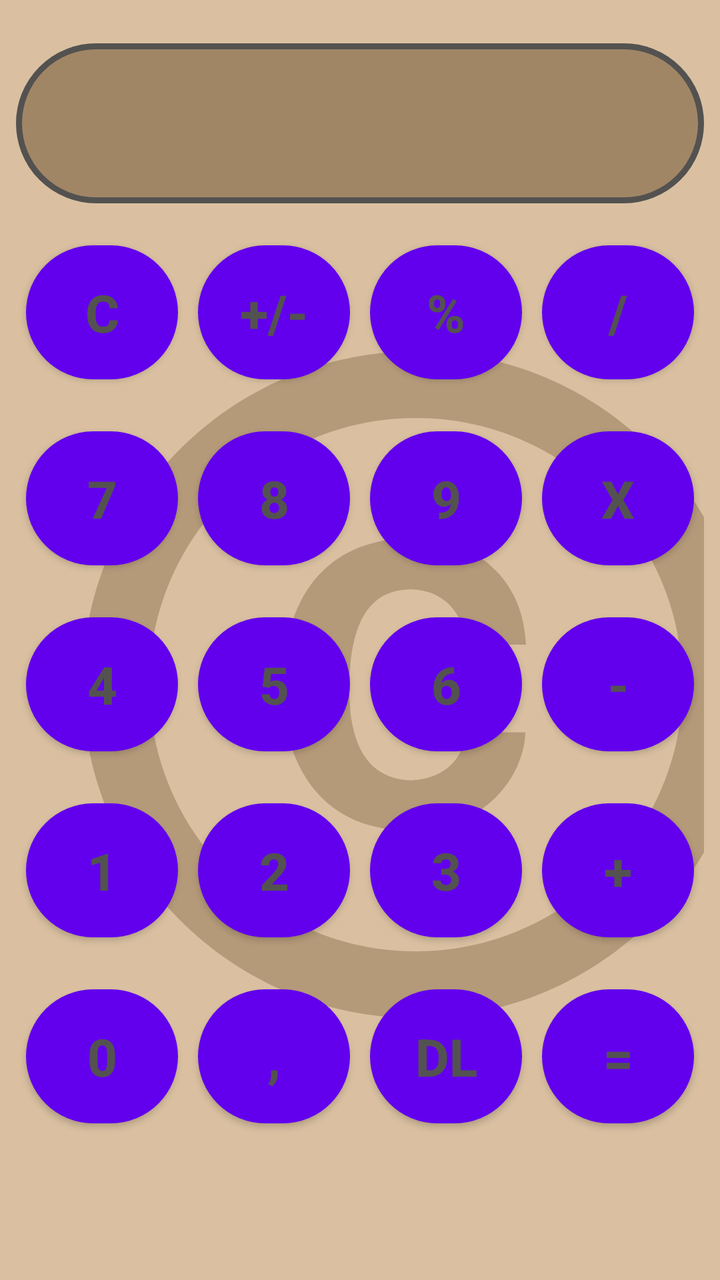
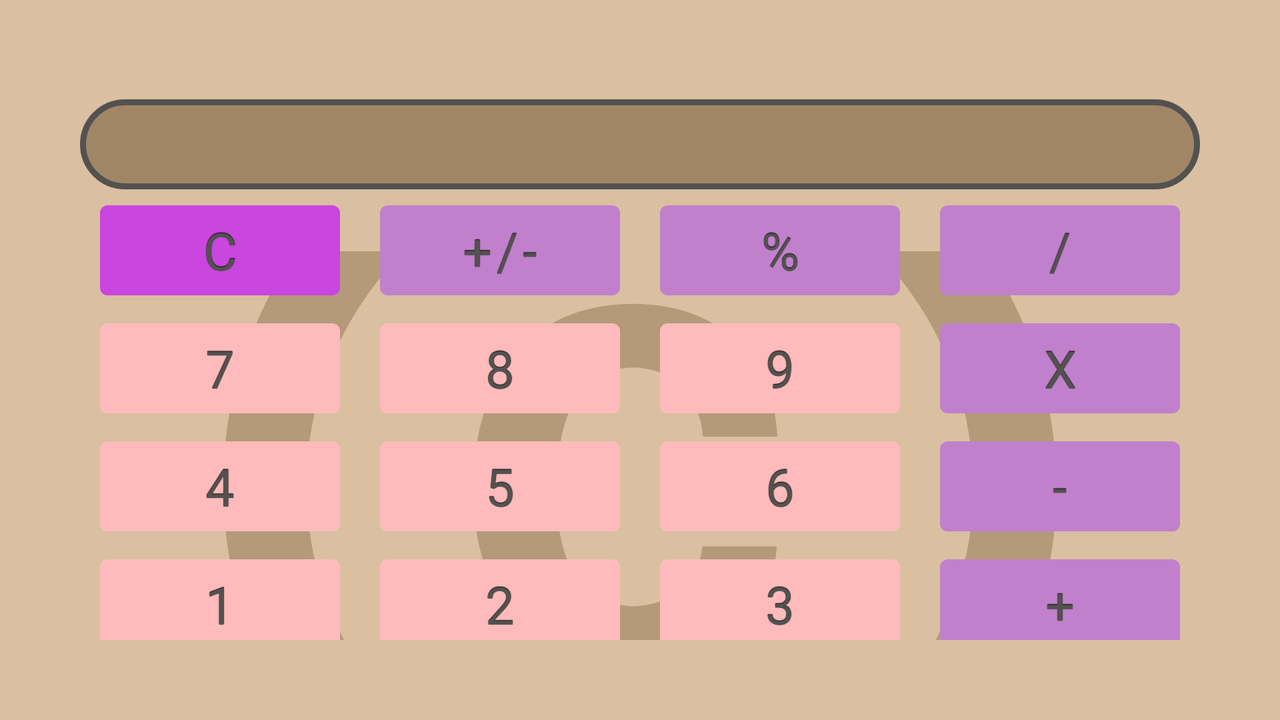

One screen, two layout resources from the same app: the default and the repository's alternative for another configuration. Each is rendered where Android would select it; the XML of both is given below.
<!-- AndroidManifest.xml: application theme Theme.MyCAlculator -->
<!-- res/layout/activity_main.xml -->
<?xml version="1.0" encoding="utf-8"?>
<androidx.constraintlayout.widget.ConstraintLayout xmlns:android="http://schemas.android.com/apk/res/android"
    xmlns:app="http://schemas.android.com/apk/res-auto"
    xmlns:tools="http://schemas.android.com/tools"
    android:layout_width="match_parent"
    android:layout_height="match_parent"
    android:background="@color/beige"
    android:padding="@dimen/_8dp"
    tools:context=".ui.MainActivity">

    <TextView
        android:id="@+id/head_1"
        android:layout_width="@dimen/_0dp"
        android:layout_height="wrap_content"
        android:layout_marginTop="@dimen/_8dp"
        android:textSize="@dimen/_4sp"
        app:layout_constraintHorizontal_weight="1"
        app:layout_constraintLeft_toLeftOf="parent"
        app:layout_constraintRight_toLeftOf="@+id/head_2"
        app:layout_constraintTop_toTopOf="parent" />

    <TextView
        android:id="@+id/head_2"
        android:layout_width="@dimen/_0dp"
        android:layout_height="wrap_content"
        android:layout_marginTop="@dimen/_8dp"
        android:textSize="@dimen/_4sp"
        app:layout_constraintHorizontal_weight="1"
        app:layout_constraintLeft_toRightOf="@+id/head_1"
        app:layout_constraintRight_toRightOf="parent"
        app:layout_constraintTop_toTopOf="parent" />

    <TextView
        android:id="@+id/text"
        android:layout_width="@dimen/_0dp"
        android:layout_height="@dimen/_80dp"
        android:gravity="right|center_vertical"
        android:background="@drawable/input_text"
        android:textSize="32sp"

        android:paddingTop="@dimen/_4dp"
        android:paddingBottom="@dimen/_8dp"
        android:paddingLeft="@dimen/_8dp"
        android:paddingRight="@dimen/_16dp"
        app:layout_constraintLeft_toLeftOf="parent"
        app:layout_constraintRight_toRightOf="parent"
        app:layout_constraintTop_toBottomOf="@+id/head_1" />

    <ImageView
        android:layout_width="@dimen/_400dp"
        android:layout_height="@dimen/_400dp"
        android:scaleType="centerCrop"
        android:src="@drawable/ic_baseline_copyright_24"
        app:layout_constraintBottom_toBottomOf="@+id/column_7"
        app:layout_constraintStart_toStartOf="parent"
        app:layout_constraintTop_toTopOf="@+id/column_3"
        tools:ignore="MissingConstraints" />


    <LinearLayout
        android:id="@+id/column_3"
        android:layout_width="@dimen/_0dp"
        android:layout_height="wrap_content"
        android:layout_marginTop="@dimen/_16dp"
        app:layout_constraintLeft_toLeftOf="parent"
        app:layout_constraintRight_toRightOf="parent"
        app:layout_constraintTop_toBottomOf="@+id/text">

        <Button
            style="@style/ButtonStyle_purple_dark"
            android:id="@+id/Btn_C"
            android:layout_width="@dimen/_0dp"
            android:layout_height="wrap_content"
            android:layout_weight="1"
            android:text="@string/key_c" />

        <Button
            style="@style/ButtonStyle_purple_light"
            android:id="@+id/Btn_min_or_plus"
            android:layout_width="@dimen/_0dp"
            android:layout_height="wrap_content"
            android:layout_weight="1"
            android:text="@string/key_min_or_plus" />

        <Button
            style="@style/ButtonStyle_purple_light"
            android:id="@+id/Btn_percent"
            android:layout_width="@dimen/_0dp"
            android:layout_height="wrap_content"
            android:layout_weight="1"
            android:text="@string/key_percent" />

        <Button
            style="@style/ButtonStyle_purple_light"
            android:id="@+id/Btn_division"
            android:layout_width="@dimen/_0dp"
            android:layout_height="wrap_content"
            android:layout_weight="1"
            android:text="@string/key_division" />
    </LinearLayout>

    <LinearLayout
        android:id="@+id/column_4"
        android:layout_width="0dp"
        android:layout_height="wrap_content"
        android:layout_marginTop="16dp"
        app:layout_constraintLeft_toLeftOf="parent"
        app:layout_constraintRight_toRightOf="parent"
        app:layout_constraintTop_toBottomOf="@+id/column_3">

        <Button
            style="@style/ButtonStyle_ping"
            android:id="@+id/Btn_7"
            android:layout_width="@dimen/_0dp"
            android:layout_height="wrap_content"
            android:layout_weight="1"
            android:text="@string/key__7" />

        <Button
            style="@style/ButtonStyle_ping"
            android:id="@+id/Btn_8"
            android:layout_width="@dimen/_0dp"
            android:layout_height="wrap_content"
            android:layout_weight="1"
            android:text="@string/key__8" />

        <Button
            style="@style/ButtonStyle_ping"
            android:id="@+id/Btn_9"
            android:layout_width="@dimen/_0dp"
            android:layout_height="wrap_content"
            android:layout_weight="1"
            android:text="@string/key__9" />

        <Button
            style="@style/ButtonStyle_purple_light"
            android:id="@+id/Btn_x"
            android:layout_width="@dimen/_0dp"
            android:layout_height="wrap_content"
            android:layout_weight="1"
            android:text="@string/key_x" />
    </LinearLayout>

    <LinearLayout
        android:id="@+id/column_5"
        android:layout_width="@dimen/_0dp"
        android:layout_height="wrap_content"
        android:layout_marginTop="@dimen/_16dp"
        app:layout_constraintLeft_toLeftOf="parent"
        app:layout_constraintRight_toRightOf="parent"
        app:layout_constraintTop_toBottomOf="@+id/column_4">

        <Button
            style="@style/ButtonStyle_ping"
            android:id="@+id/Btn_4"
            android:layout_width="@dimen/_0dp"
            android:layout_height="wrap_content"
            android:layout_weight="1"
            android:text="@string/key_4" />

        <Button
            style="@style/ButtonStyle_ping"
            android:id="@+id/Btn_5"
            android:layout_width="@dimen/_0dp"
            android:layout_height="wrap_content"
            android:layout_weight="1"
            android:text="@string/key_5" />

        <Button
            style="@style/ButtonStyle_ping"
            android:id="@+id/Btn_6"
            android:layout_width="@dimen/_0dp"
            android:layout_height="wrap_content"
            android:layout_weight="1"
            android:text="@string/key_6" />

        <Button
            style="@style/ButtonStyle_purple_light"
            android:id="@+id/Btn_min"
            android:layout_width="@dimen/_0dp"
            android:layout_height="wrap_content"
            android:layout_weight="1"
            android:text="@string/key_min" />
    </LinearLayout>

    <LinearLayout
        android:id="@+id/column_6"
        android:layout_width="@dimen/_0dp"
        android:layout_height="wrap_content"
        android:layout_marginTop="16dp"
        app:layout_constraintLeft_toLeftOf="parent"
        app:layout_constraintRight_toRightOf="parent"
        app:layout_constraintTop_toBottomOf="@+id/column_5">

        <Button
            style="@style/ButtonStyle_ping"
            android:id="@+id/Btn_1"
            android:layout_width="@dimen/_0dp"
            android:layout_height="wrap_content"
            android:layout_weight="1"
            android:text="@string/key_1" />

        <Button
            style="@style/ButtonStyle_ping"
            android:id="@+id/Btn_2"
            android:layout_width="@dimen/_0dp"
            android:layout_height="wrap_content"
            android:layout_weight="1"
            android:text="@string/key_2" />

        <Button
            style="@style/ButtonStyle_ping"
            android:id="@+id/Btn_3"
            android:layout_width="@dimen/_0dp"
            android:layout_height="wrap_content"
            android:layout_weight="1"
            android:text="@string/key_3" />

        <Button
            style="@style/ButtonStyle_purple_light"
            android:id="@+id/Btn_plus"
            android:layout_width="@dimen/_0dp"
            android:layout_height="wrap_content"
            android:layout_weight="1"
            android:text="@string/key_plus" />
    </LinearLayout>

    <LinearLayout
        android:id="@+id/column_7"
        android:layout_width="@dimen/_0dp"
        android:layout_height="wrap_content"
        android:layout_marginTop="@dimen/_16dp"
        app:layout_constraintLeft_toLeftOf="parent"
        app:layout_constraintRight_toRightOf="parent"
        app:layout_constraintTop_toBottomOf="@+id/column_6">

        <Button
            style="@style/ButtonStyle_ping"
            android:id="@+id/Btn_0"
            android:layout_width="@dimen/_0dp"
            android:layout_height="wrap_content"
            android:layout_weight="1"
            android:text="@string/key_0" />

        <Button
            style="@style/ButtonStyle_ping"
            android:id="@+id/Btn_comma_sign"
            android:layout_width="@dimen/_0dp"
            android:layout_height="wrap_content"
            android:layout_weight="1"
            android:text="@string/key_comma_sign" />

        <Button
            style="@style/ButtonStyle_ping"
            android:id="@+id/Btn_del"
            android:layout_width="@dimen/_0dp"
            android:layout_height="wrap_content"
            android:layout_weight="1"
            android:text="@string/key_del" />

        <Button
            style="@style/ButtonStyle_purple_dark"
            android:id="@+id/Btn_equally"
            android:layout_width="@dimen/_0dp"
            android:layout_height="wrap_content"
            android:layout_weight="1"
            android:text="@string/key_equally" />
    </LinearLayout>


</androidx.constraintlayout.widget.ConstraintLayout>
<!-- resources referenced by this layout -->
<resources>
  <color name="beige">#DAC0A1</color>
  <dimen name="_0dp">0dp</dimen>
  <dimen name="_16dp">16dp</dimen>
  <dimen name="_400dp">400dp</dimen>
  <dimen name="_4dp">4dp</dimen>
  <dimen name="_4sp">4sp</dimen>
  <dimen name="_80dp">80dp</dimen>
  <dimen name="_8dp">8dp</dimen>
  <!-- drawable input_text (drawable) -->
  <?xml version="1.0" encoding="utf-8"?>
  <shape xmlns:android="http://schemas.android.com/apk/res/android"
      android:shape="rectangle">
      <corners android:radius="50dp" />
      <stroke
          android:width="3dp"
          android:color="@color/grey" />
      <solid android:color="@color/beige_dark" />
  
  </shape>
  <string name="key_0">0</string>
  <string name="key_1">1</string>
  <string name="key_2">2</string>
  <string name="key_3">3</string>
  <string name="key_4">4</string>
  <string name="key_5">5</string>
  <string name="key_6">6</string>
  <string name="key__7">7</string>
  <string name="key__8">8</string>
  <string name="key__9">9</string>
  <string name="key_c">C</string>
  <string name="key_comma_sign">,</string>
  <string name="key_del">dl</string>
  <string name="key_division">/</string>
  <string name="key_equally">=</string>
  <string name="key_min">-</string>
  <string name="key_min_or_plus">+/-</string>
  <string name="key_percent">%</string>
  <string name="key_plus">+</string>
  <string name="key_x">x</string>
  <style name="ButtonStyle_ping" parent="@style/Widget.AppCompat.Button.Colored">
          <item name="android:layout_width">@dimen/_0dp</item>
          <item name="android:layout_height">wrap_content</item>
          <item name="android:layout_weight">1</item>
          <item name="android:padding">10dp</item>
          <item name="android:layout_margin">5dp</item>
  
          <item name="android:textColor">@color/grey</item>
          <item name="android:textSize">26sp</item>
          <item name="android:textStyle">bold</item>
          <item name="android:gravity">center_vertical|center_horizontal</item>
          <item name="android:background">@drawable/btn</item>
  
  
  
  
      </style>
  <style name="ButtonStyle_purple_dark" parent="ButtonStyle_ping">
          <item name="android:backgroundTint">@color/purple_dark</item>
      </style>
  <style name="ButtonStyle_purple_light" parent="ButtonStyle_ping">
          <item name="android:backgroundTint">@color/purple_light</item>
      </style>
  <style name="Theme.MyCAlculator" parent="Theme.MaterialComponents.DayNight.DarkActionBar">
          
          <item name="colorPrimary">@color/purple_500</item>
          <item name="colorPrimaryVariant">@color/purple_700</item>
          <item name="colorOnPrimary">@color/white</item>
          
          <item name="colorSecondary">@color/teal_200</item>
          <item name="colorSecondaryVariant">@color/teal_700</item>
          <item name="colorOnSecondary">@color/black</item>
          
          <item name="android:statusBarColor" tools:targetApi="l">?attr/colorPrimaryVariant</item>
          
      </style>
  <color name="grey">#FF535250</color>
  <color name="beige_dark">#A18666</color>
  <!-- drawable btn (drawable) -->
  <?xml version="1.0" encoding="utf-8"?>
  <ripple xmlns:android="http://schemas.android.com/apk/res/android"
      android:color="?attr/colorControlHighlight">
      <item>
          <shape>
              <corners android:radius="50dp" />
              
              <solid android:color="@color/ping" />
          </shape>
      </item>
  </ripple>
  <color name="purple_dark">#C946DF</color>
  <color name="purple_light">#C180CC</color>
  <color name="purple_500">#FF6200EE</color>
  <color name="purple_700">#FF3700B3</color>
  <color name="white">#FFFFFFFF</color>
  <color name="teal_200">#FF03DAC5</color>
  <color name="teal_700">#FF018786</color>
  <color name="black">#FF000000</color>
  <color name="ping">#FFBB</color>
  <!-- some entries are left out for length -->
</resources>
<!-- res/layout-land/activity_main.xml (the repository's variant of the layout above) -->
<!-- drawn on the phone turned sideways -->
<?xml version="1.0" encoding="utf-8"?>
<androidx.constraintlayout.widget.ConstraintLayout xmlns:android="http://schemas.android.com/apk/res/android"
    xmlns:app="http://schemas.android.com/apk/res-auto"
    xmlns:tools="http://schemas.android.com/tools"
    android:layout_width="match_parent"
    android:layout_height="match_parent"
    android:background="@color/beige"
    android:padding="@dimen/_40dp"
    tools:context=".ui.MainActivity">

    <TextView
        android:id="@+id/head_1"
        android:layout_width="@dimen/_0dp"
        android:layout_height="wrap_content"
        android:layout_marginTop="4dp"
        android:textSize="@dimen/_4sp"
        app:layout_constraintHorizontal_weight="1"
        app:layout_constraintLeft_toLeftOf="parent"
        app:layout_constraintRight_toLeftOf="@+id/head_2"
        app:layout_constraintTop_toTopOf="parent" />

    <TextView
        android:id="@+id/head_2"
        android:layout_width="@dimen/_0dp"
        android:layout_height="wrap_content"
        android:layout_marginTop="@dimen/_4dp"
        android:textSize="@dimen/_4sp"
        app:layout_constraintHorizontal_weight="1"
        app:layout_constraintLeft_toRightOf="@+id/head_1"
        app:layout_constraintRight_toRightOf="parent"
        app:layout_constraintTop_toTopOf="parent" />

    <TextView
        android:id="@+id/text"
        android:layout_width="@dimen/_0dp"
        android:layout_height="@dimen/_45dp"
        android:gravity="right|center_vertical"
        android:background="@drawable/input_text"
        android:textSize="32sp"
        android:paddingTop="@dimen/_4dp"
        android:paddingBottom="@dimen/_8dp"
        android:paddingLeft="@dimen/_8dp"
        android:paddingRight="@dimen/_16dp"
        app:layout_constraintLeft_toLeftOf="parent"
        app:layout_constraintRight_toRightOf="parent"
        app:layout_constraintTop_toBottomOf="@+id/head_1" />

    <ImageView
        android:layout_width="@dimen/_500dp"
        android:layout_height="@dimen/_235dp"
        android:scaleType="centerCrop"
        android:src="@drawable/ic_baseline_copyright_24"
        app:layout_constraintBottom_toBottomOf="@+id/column_7"
        app:layout_constraintEnd_toEndOf="@+id/column_5"
        app:layout_constraintStart_toStartOf="parent"
        app:layout_constraintTop_toTopOf="@+id/column_3"
        tools:ignore="MissingConstraints" />


    <LinearLayout
        android:id="@+id/column_3"
        android:layout_width="@dimen/_0dp"
        android:layout_height="wrap_content"
        android:layout_marginTop="@dimen/_2dp"
        app:layout_constraintLeft_toLeftOf="parent"
        app:layout_constraintRight_toRightOf="parent"
        app:layout_constraintTop_toBottomOf="@+id/text">

        <Button
            style="@style/ButtonStyle_purple_dark"
            android:id="@+id/Btn_C"
            android:layout_width="@dimen/_0dp"
            android:layout_height="wrap_content"
            android:layout_weight="1"
            android:text="@string/key_c" />

        <Button
            style="@style/ButtonStyle_purple_light"
            android:id="@+id/Btn_min_or_plus"
            android:layout_width="@dimen/_0dp"
            android:layout_height="wrap_content"
            android:layout_weight="1"
            android:text="@string/key_min_or_plus" />

        <Button
            style="@style/ButtonStyle_purple_light"
            android:id="@+id/Btn_percent"
            android:layout_width="@dimen/_0dp"
            android:layout_height="wrap_content"
            android:layout_weight="1"
            android:text="@string/key_percent" />

        <Button
            style="@style/ButtonStyle_purple_light"
            android:id="@+id/Btn_division"
            android:layout_width="@dimen/_0dp"
            android:layout_height="wrap_content"
            android:layout_weight="1"
            android:text="@string/key_division" />
    </LinearLayout>

    <LinearLayout
        android:id="@+id/column_4"
        android:layout_width="@dimen/_0dp"
        android:layout_height="wrap_content"
        android:layout_marginTop="@dimen/_2dp"
        app:layout_constraintLeft_toLeftOf="parent"
        app:layout_constraintRight_toRightOf="parent"
        app:layout_constraintTop_toBottomOf="@+id/column_3">

        <Button
            style="@style/ButtonStyle_ping"
            android:id="@+id/Btn_7"
            android:layout_width="@dimen/_0dp"
            android:layout_height="wrap_content"
            android:layout_weight="1"
            android:text="@string/key__7" />

        <Button
            style="@style/ButtonStyle_ping"
            android:id="@+id/Btn_8"
            android:layout_width="@dimen/_0dp"
            android:layout_height="wrap_content"
            android:layout_weight="1"
            android:text="@string/key__8" />

        <Button
            style="@style/ButtonStyle_ping"
            android:id="@+id/Btn_9"
            android:layout_width="@dimen/_0dp"
            android:layout_height="wrap_content"
            android:layout_weight="1"
            android:text="@string/key__9" />

        <Button
            style="@style/ButtonStyle_purple_light"
            android:id="@+id/Btn_x"
            android:layout_width="@dimen/_0dp"
            android:layout_height="wrap_content"
            android:layout_weight="1"
            android:text="@string/key_x" />
    </LinearLayout>

    <LinearLayout
        android:id="@+id/column_5"
        android:layout_width="@dimen/_0dp"
        android:layout_height="wrap_content"
        android:layout_marginTop="@dimen/_2dp"
        app:layout_constraintLeft_toLeftOf="parent"
        app:layout_constraintRight_toRightOf="parent"
        app:layout_constraintTop_toBottomOf="@+id/column_4">

        <Button
            style="@style/ButtonStyle_ping"
            android:id="@+id/Btn_4"
            android:layout_width="@dimen/_0dp"
            android:layout_height="wrap_content"
            android:layout_weight="1"
            android:text="@string/key_4" />

        <Button
            style="@style/ButtonStyle_ping"
            android:id="@+id/Btn_5"
            android:layout_width="@dimen/_0dp"
            android:layout_height="wrap_content"
            android:layout_weight="1"
            android:text="@string/key_5" />

        <Button
            style="@style/ButtonStyle_ping"
            android:id="@+id/Btn_6"
            android:layout_width="@dimen/_0dp"
            android:layout_height="wrap_content"
            android:layout_weight="1"
            android:text="@string/key_6" />

        <Button
            style="@style/ButtonStyle_purple_light"
            android:id="@+id/Btn_min"
            android:layout_width="@dimen/_0dp"
            android:layout_height="wrap_content"
            android:layout_weight="1"
            android:text="@string/key_min" />
    </LinearLayout>

    <LinearLayout
        android:id="@+id/column_6"
        android:layout_width="@dimen/_0dp"
        android:layout_height="wrap_content"
        android:layout_marginTop="2dp"
        app:layout_constraintLeft_toLeftOf="parent"
        app:layout_constraintRight_toRightOf="parent"
        app:layout_constraintTop_toBottomOf="@+id/column_5">

        <Button
            style="@style/ButtonStyle_ping"
            android:id="@+id/Btn_1"
            android:layout_width="@dimen/_0dp"
            android:layout_height="wrap_content"
            android:layout_weight="1"
            android:text="@string/key_1" />

        <Button
            style="@style/ButtonStyle_ping"
            android:id="@+id/Btn_2"
            android:layout_width="@dimen/_0dp"
            android:layout_height="wrap_content"
            android:layout_weight="1"
            android:text="@string/key_2" />

        <Button
            style="@style/ButtonStyle_ping"
            android:id="@+id/Btn_3"
            android:layout_width="@dimen/_0dp"
            android:layout_height="wrap_content"
            android:layout_weight="1"
            android:text="@string/key_3" />

        <Button
            style="@style/ButtonStyle_purple_light"
            android:id="@+id/Btn_plus"
            android:layout_width="@dimen/_0dp"
            android:layout_height="wrap_content"
            android:layout_weight="1"
            android:text="@string/key_plus" />
    </LinearLayout>

    <LinearLayout
        android:id="@+id/column_7"
        android:layout_width="@dimen/_0dp"
        android:layout_height="wrap_content"
        android:layout_marginTop="@dimen/_2dp"
        app:layout_constraintLeft_toLeftOf="parent"
        app:layout_constraintRight_toRightOf="parent"
        app:layout_constraintTop_toBottomOf="@+id/column_6">

        <Button
            style="@style/ButtonStyle_ping"
            android:id="@+id/Btn_0"
            android:layout_width="@dimen/_0dp"
            android:layout_height="wrap_content"
            android:layout_weight="1"
            android:text="@string/key_0" />

        <Button
            style="@style/ButtonStyle_ping"
            android:id="@+id/Btn_comma_sign"
            android:layout_width="@dimen/_0dp"
            android:layout_height="wrap_content"
            android:layout_weight="1"
            android:text="@string/key_comma_sign" />

        <Button
            style="@style/ButtonStyle_ping"
            android:id="@+id/Btn_del"
            android:layout_width="@dimen/_0dp"
            android:layout_height="wrap_content"
            android:layout_weight="1"
            android:text="@string/key_del" />

        <Button
            style="@style/ButtonStyle_purple_dark"
            android:id="@+id/Btn_equally"
            android:layout_width="@dimen/_0dp"
            android:layout_height="wrap_content"
            android:layout_weight="1"
            android:text="@string/key_equally" />
    </LinearLayout>


</androidx.constraintlayout.widget.ConstraintLayout>
<!-- resources referenced by the variant -->
<!-- as the phone turned sideways resolves them -->
<resources>
  <color name="beige">#DAC0A1</color>
  <dimen name="_0dp">0dp</dimen>
  <dimen name="_16dp">16dp</dimen>
  <dimen name="_235dp">235dp</dimen>
  <dimen name="_2dp">2dp</dimen>
  <dimen name="_40dp">40dp</dimen>
  <dimen name="_45dp">45dp</dimen>
  <dimen name="_4dp">4dp</dimen>
  <dimen name="_4sp">4sp</dimen>
  <dimen name="_500dp">500dp</dimen>
  <dimen name="_8dp">8dp</dimen>
  <!-- drawable ic_baseline_copyright_24 (drawable) -->
  <vector android:alpha="0.66" android:height="24dp"
      android:tint="#A18666" android:viewportHeight="24"
      android:viewportWidth="24" android:width="24dp" xmlns:android="http://schemas.android.com/apk/res/android">
      <path android:fillColor="@android:color/white" android:pathData="M11.88,9.14c1.28,0.06 1.61,1.15 1.63,1.66h1.79c-0.08,-1.98 -1.49,-3.19 -3.45,-3.19C9.64,7.61 8,9 8,12.14c0,1.94 0.93,4.24 3.84,4.24c2.22,0 3.41,-1.65 3.44,-2.95h-1.79c-0.03,0.59 -0.45,1.38 -1.63,1.44C10.55,14.83 10,13.81 10,12.14C10,9.25 11.28,9.16 11.88,9.14zM12,2C6.48,2 2,6.48 2,12s4.48,10 10,10s10,-4.48 10,-10S17.52,2 12,2zM12,20c-4.41,0 -8,-3.59 -8,-8s3.59,-8 8,-8s8,3.59 8,8S16.41,20 12,20z"/>
  </vector>
  <!-- drawable input_text (drawable) -->
  <?xml version="1.0" encoding="utf-8"?>
  <shape xmlns:android="http://schemas.android.com/apk/res/android"
      android:shape="rectangle">
      <corners android:radius="50dp" />
      <stroke
          android:width="3dp"
          android:color="@color/grey" />
      <solid android:color="@color/beige_dark" />
  
  </shape>
  <string name="key_0">0</string>
  <string name="key_1">1</string>
  <string name="key_2">2</string>
  <string name="key_3">3</string>
  <string name="key_4">4</string>
  <string name="key_5">5</string>
  <string name="key_6">6</string>
  <string name="key__7">7</string>
  <string name="key__8">8</string>
  <string name="key__9">9</string>
  <string name="key_c">C</string>
  <string name="key_comma_sign">,</string>
  <string name="key_del">dl</string>
  <string name="key_division">/</string>
  <string name="key_equally">=</string>
  <string name="key_min">-</string>
  <string name="key_min_or_plus">+/-</string>
  <string name="key_percent">%</string>
  <string name="key_plus">+</string>
  <string name="key_x">x</string>
  <!-- from res/values-land/ -->
  <style name="ButtonStyle_purple_dark" parent="ButtonStyle_ping">
          <item name="android:backgroundTint">@color/purple_dark</item>
      </style>
  <!-- from res/values-land/ -->
  <style name="ButtonStyle_purple_light" parent="ButtonStyle_ping">
          <item name="android:backgroundTint">@color/purple_light</item>
      </style>
  <style name="Theme.MyCAlculator" parent="Theme.MaterialComponents.DayNight.DarkActionBar">
          
          <item name="colorPrimary">@color/purple_500</item>
          <item name="colorPrimaryVariant">@color/purple_700</item>
          <item name="colorOnPrimary">@color/white</item>
          
          <item name="colorSecondary">@color/teal_200</item>
          <item name="colorSecondaryVariant">@color/teal_700</item>
          <item name="colorOnSecondary">@color/black</item>
          
          <item name="android:statusBarColor" tools:targetApi="l">?attr/colorPrimaryVariant</item>
          
      </style>
  <color name="grey">#FF535250</color>
  <color name="beige_dark">#A18666</color>
  <color name="ping">#FFBB</color>
  <color name="purple_dark">#C946DF</color>
  <color name="purple_light">#C180CC</color>
  <color name="purple_500">#FF6200EE</color>
  <color name="purple_700">#FF3700B3</color>
  <color name="white">#FFFFFFFF</color>
  <color name="teal_200">#FF03DAC5</color>
  <color name="teal_700">#FF018786</color>
  <color name="black">#FF000000</color>
  <!-- some entries are left out for length -->
</resources>
